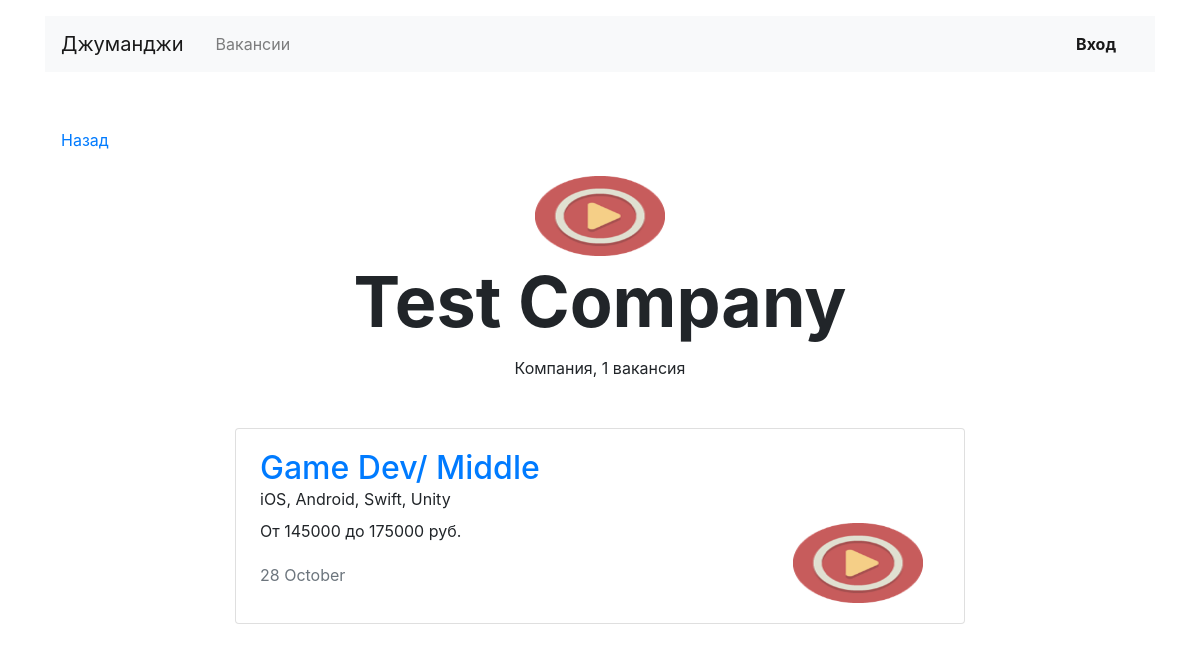
The app's page /companies/9, older data.
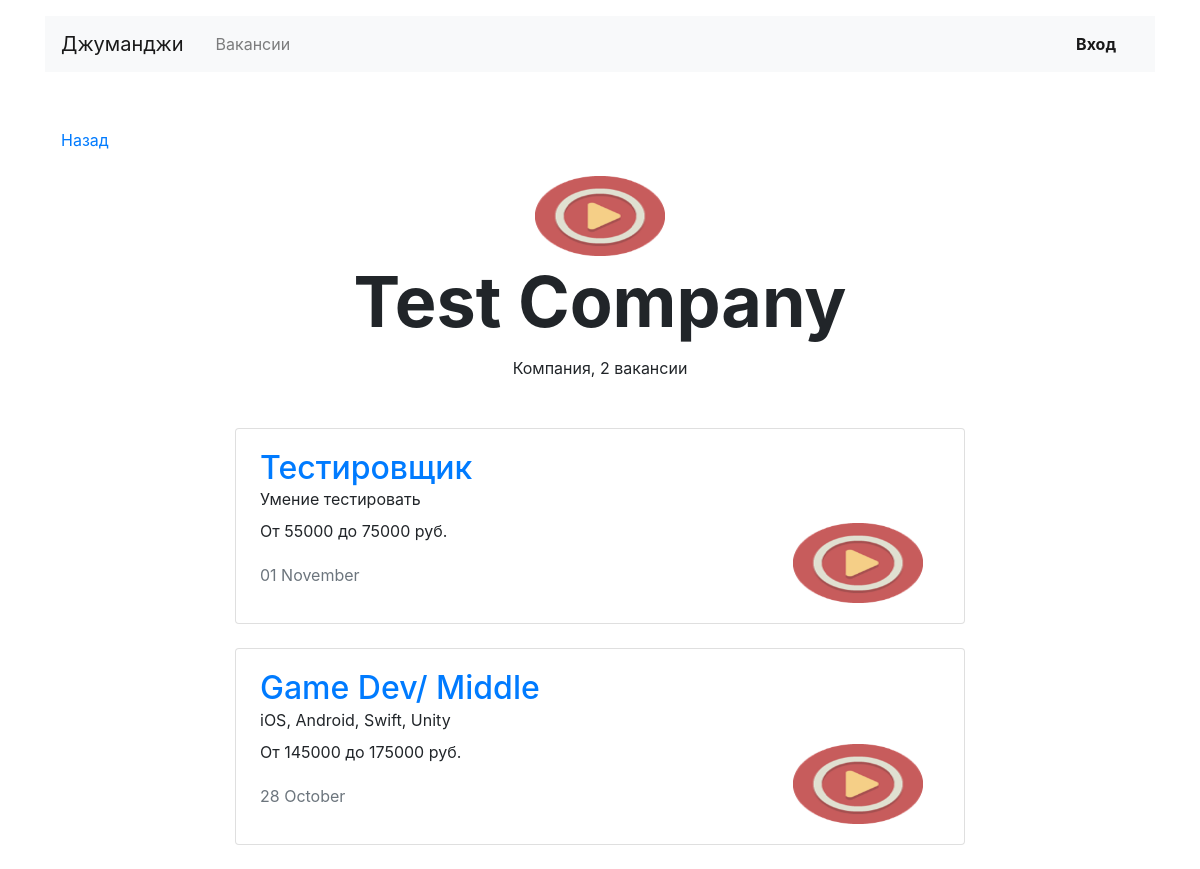
The same page, newer data.
### app_jobsearch/models.py (models this page shows)
class Vacancy(models.Model):
    title = models.CharField(max_length=128)
    specialty = models.ForeignKey(Specialty, on_delete=models.CASCADE, related_name='vacancies')
    company = models.ForeignKey(Company, on_delete=models.CASCADE, related_name='vacancies')
    skills = models.TextField()
    description = models.TextField()
    salary_min = models.IntegerField()
    salary_max = models.IntegerField()
    published_at = models.DateField()

class Company(models.Model):
    name = models.CharField(max_length=128)
    location = models.CharField(max_length=32)
    logo = models.ImageField(upload_to=MEDIA_COMPANY_IMAGE_DIR, null=True)
    description = models.TextField()
    employee_count = models.IntegerField(default=0)
    owner = models.OneToOneField(get_user_model(),
                                 on_delete=models.CASCADE,
                                 related_name='mycompany')

### app_jobsearch/views.py (the view)
# urls.py: path('companies/<int:company_id>', CompanyView.as_view(), name='company'),
class CompanyView(View):
    def get(self, request, company_id):
        company = Company.objects.filter(id=company_id).first()
        if company is None:
            raise Http404
        company_vacancies = Vacancy.objects.filter(company=company_id).order_by('-published_at')
        context = {
            'company': company,
            'vacancies': company_vacancies
        }
        return render(request, 'app_jobsearch/company.html', context=context)

### app_jobsearch/templatetags/ru_pluralize.py (called while the page is built)
@register.filter
def ru_pluralize(value, arg='дурак,дурака,дураков'):
    args = arg.split(",")
    number = abs(int(value))
    a = number % 10
    b = number % 100
    if (a == 1) and (b != 11):
        return f'{value} {args[0]}'
    elif (a >= 2) and (a <= 4) and ((b < 10) or (b >= 20)):
        return f'{value} {args[1]}'
    else:
        return f'{value} {args[2]}'

### app_jobsearch/templates/app_jobsearch/company.html (shortened to what this page needs)
{% extends 'app_jobsearch/base.html' %}
{% block main %}
{% load ru_pluralize %}
  <main class="container mt-3">
    <div class="navbar mt-5">
      <p><a href={{ request.META.HTTP_REFERER }}>Назад</a></p>
    </div>
    <section>
      <div class="text-center">
        <img src={% if company.logo %}{{ company.logo.url }}
             {% else %}"https://place-hold.it/100x60"{% endif %} width="130" height="80" alt="">
      </div>
      <h1 class="h1 text-center mx-auto mt-0 pt-1" style="font-size: 70px;"><strong>{{ company.name|capfirst }}</strong></h1>
      <p class="text-center pt-1">Компания, {{ vacancies|length|ru_pluralize:"вакансия,вакансии,вакансий" }}</p>
      <div class="row mt-5">
        <div class="col-12 col-lg-8 offset-lg-2 m-auto">
          {% for vacancy in vacancies %}
          <div class="card mb-4">
            <div class="card-body px-4">
              <div class="row">
                <div class="col-12 col-md-8 col-lg-9">
                  <a href={% url 'vacancy' vacancy.id%}
                  <h2 class="h2 pb-2">{{ vacancy.title }}</h2>
                  </a>
                  <p class="mb-2">{{ vacancy.skills }}</p>
                  <p>От {{ vacancy.salary_min }} до {{ vacancy.salary_max }} руб.</p>
                  <p class="text-muted pt-1">{{ vacancy.published_at|date:"d E" }}</p>
                </div>
                <div class="col-12 col-md-4 col-lg-3 d-flex align-items-end">
                  <img src={{ vacancy.company.logo.url }} width="130" height="80" alt="">
                </div>
              </div>
            </div>
          </div>
          {% endfor %}
        </div>
      </div>
    </section>
  </main>
{% endblock %}

Row changes from the older to the newer data that the page shows:
added Vacancy: title "Тестировщик", skills "Умение тестировать", salary_min "55000", salary_max "75000", published_at "01 November", company.logo (picture)
Text that changed along with them:
{{ vacancies|length|ru_pluralize:"вакансия,вакансии,вакансий" }}: "1 вакансия" → "2 вакансии"
